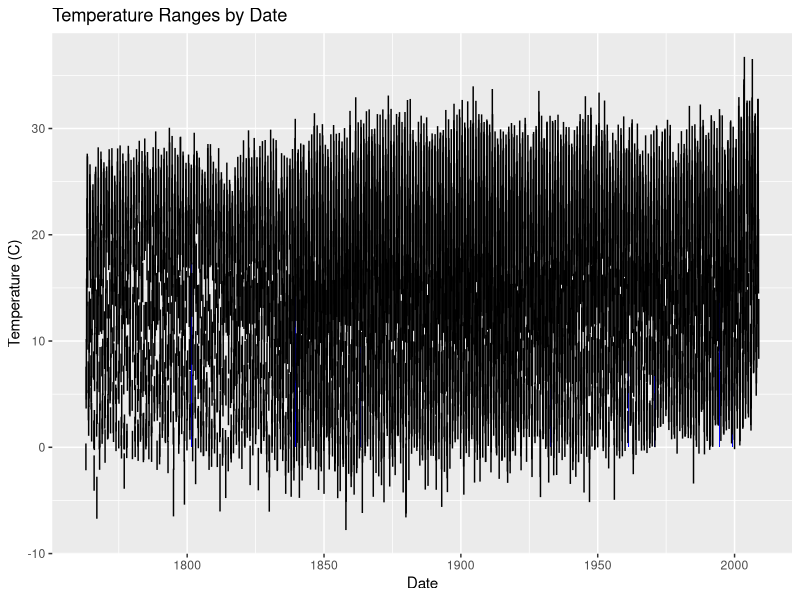
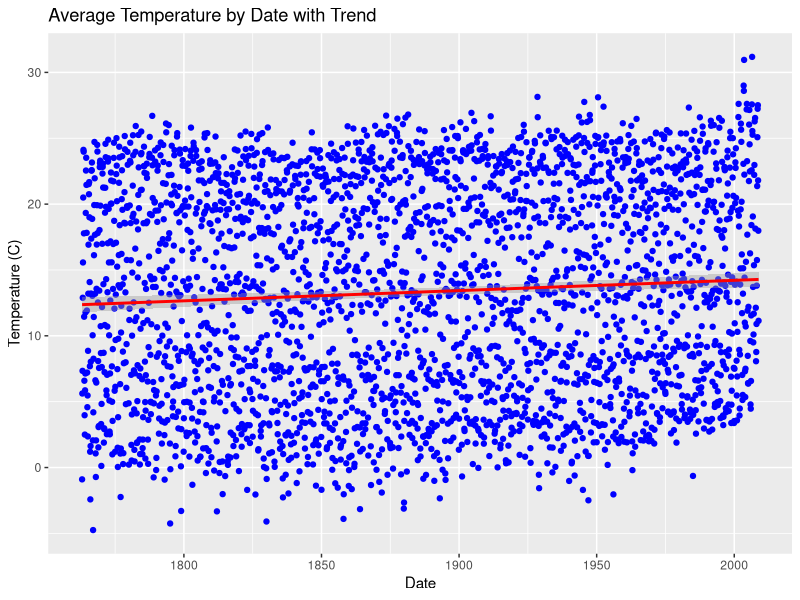
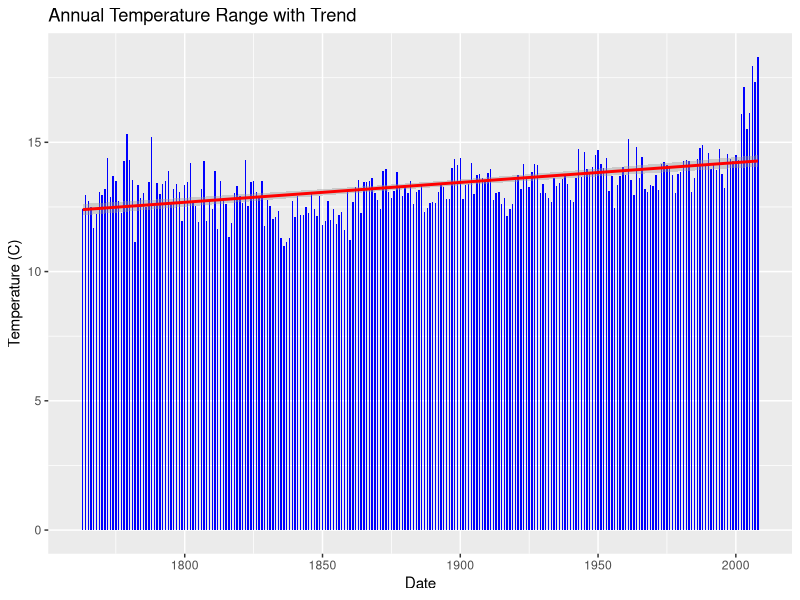
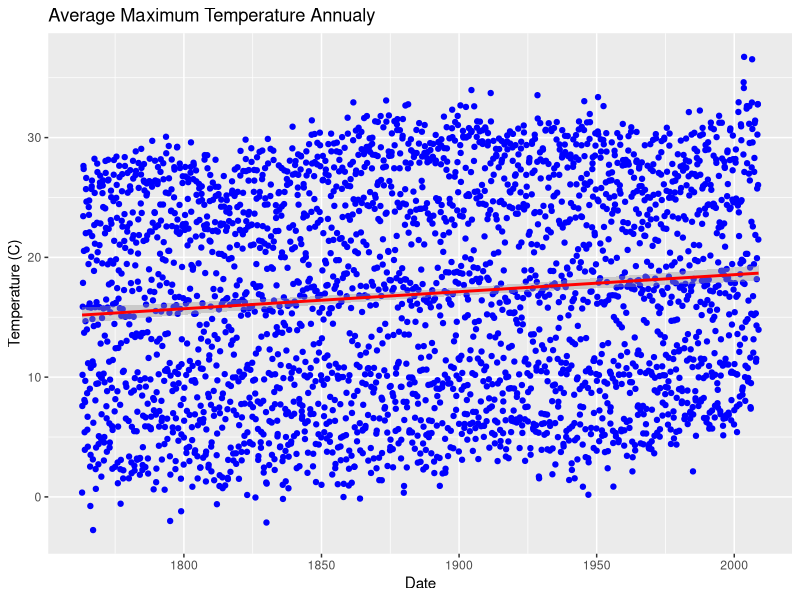
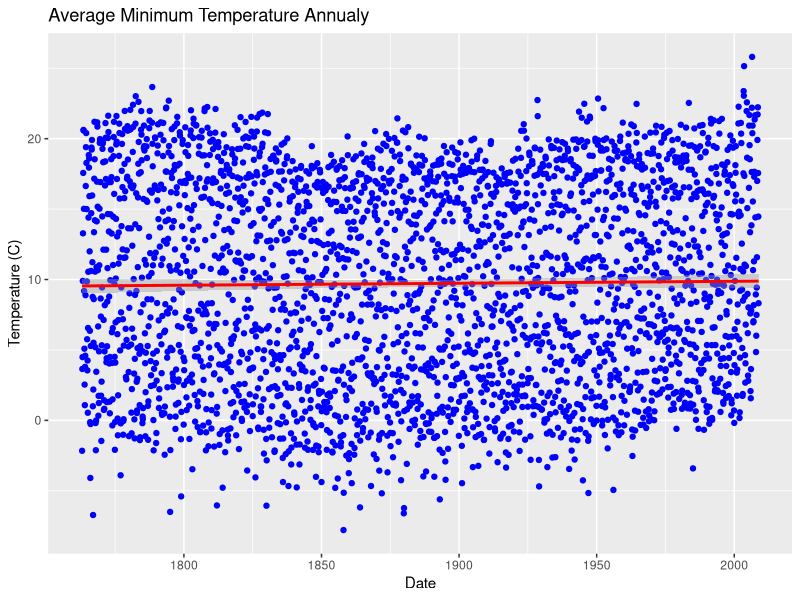
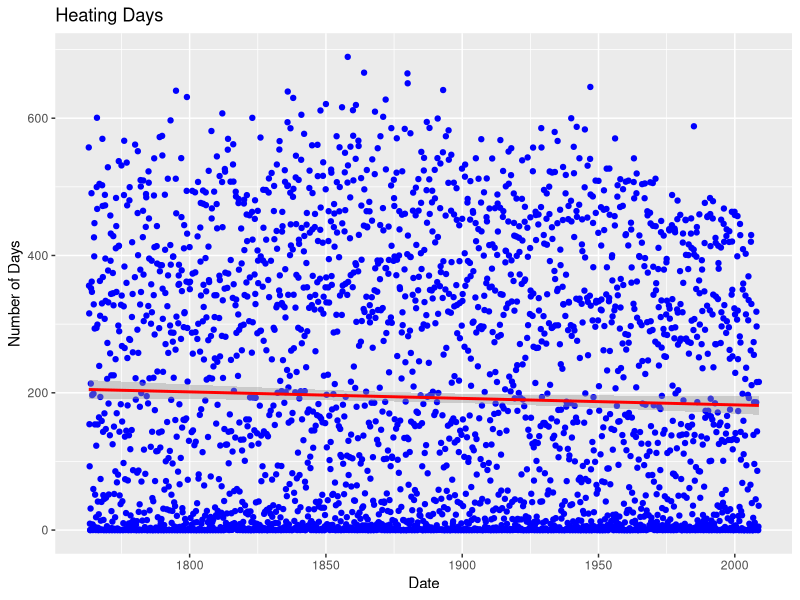
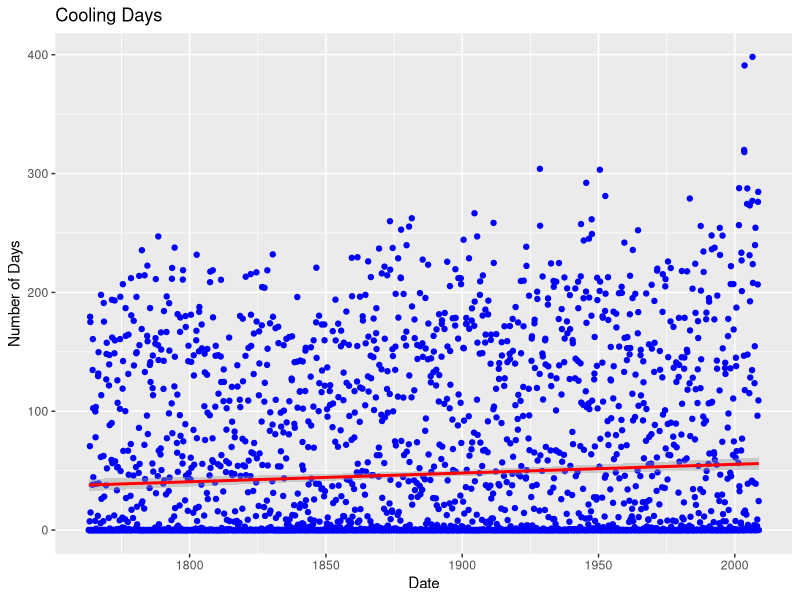
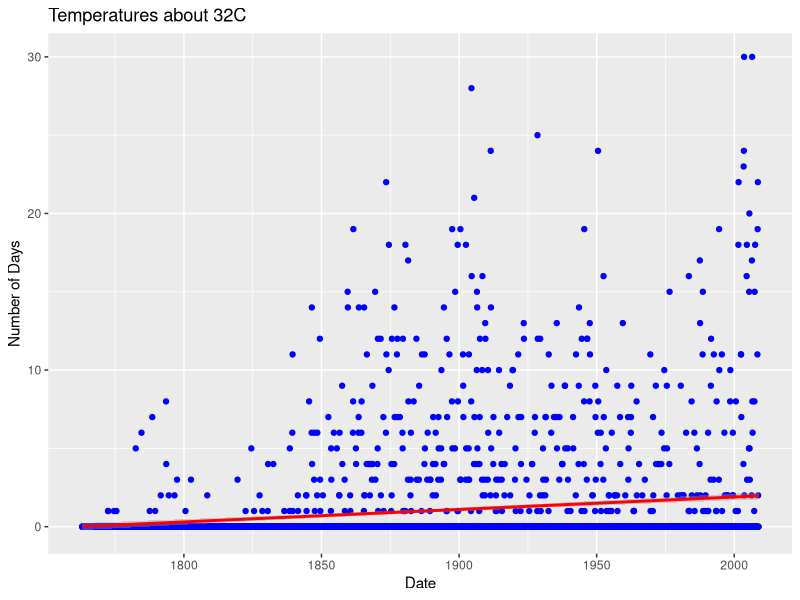

Source code (R) for these figures, in order:
## ---- chunk 1
knitr::opts_chunk$set(echo = TRUE)
## ---- chunk 2
library(tidyverse)
library(dplyr)
library(ggplot2)
## ---- chunk 3
data <- read_csv("milan.csv")
head(data)
## ---- chunk 4
min(data$DATE)
max(data$DATE)
## ---- chunk 5
colnames(data)
## ---- chunk 6
# Determining if the location value changes
print("Latitude:")
unique(data$LATITUDE)
print("Longitude:")
unique(data$LONGITUDE)

# Determine if all variables have the same time frame
print("Number of NA values per column:")
colSums(is.na(data))
## ---- chunk 7

#Grabs data and names columns to more reasonable col names. NOTE: DX and DY values are in degrees F, so changed to more accurate degrees C titles to match all other vars. 
milanClimate <- data %>%
  select(
    DATE,
    MEAN = TAVG,
    MEAN_MAX = TMAX,
    MEAN_MIN = TMIN,
    HEAT_DEG_DAYS = HTDD,
    COOL_DEG_DAYS = CLDD,
    HIGHEST_TEMP = EMXT,
    HIGHEST_DAY = EMXT_ATTRIBUTES,
    COOLEST_TEMP = EMNT,
    COOLEST_DAY = EMNT_ATTRIBUTES,
    GTE_32 = DX90,
    GTE_21 = DX70,
    GTE_00 = DX32,
    LTE_00 = DT32,
    LTE_N18 = DT00
  )

# Change the date column into a more usable format.
milanClimate$DATE <- lubridate::ym(milanClimate$DATE)

# Clean and remove unnessicary character in this attribute.
milanClimate$HIGHEST_DAY <- as.numeric(substr(gsub('\\D','',milanClimate$HIGHEST_DAY), nchar(gsub('\\D','',milanClimate$HIGHEST_DAY))-1, nchar(gsub('\\D','',milanClimate$HIGHEST_DAY))))

# Clean and remove unnessicary character in this attribute.
milanClimate$COOLEST_DAY <- as.numeric(substr(gsub('\\D','',milanClimate$COOLEST_DAY), nchar(gsub('\\D','',milanClimate$COOLEST_DAY))-1, nchar(gsub('\\D','',milanClimate$COOLEST_DAY))))

# Show cleaned data columns.
colnames(milanClimate)
## ---- chunk 8

subset_min <- milanClimate %>%
  filter(MEAN == min(MEAN, na.rm = TRUE)) %>%
  select(DATE, MEAN, MEAN_MIN, MEAN_MAX)
subset_min

subset_max <- milanClimate %>%
  filter(MEAN == max(MEAN, na.rm = TRUE)) %>%
  select(DATE, MEAN, MEAN_MIN, MEAN_MAX)
subset_max

subset_min_max <- bind_rows(subset_min, subset_max)
subset_min_max # Highest and Lowest Temperatures

ggplot(milanClimate, aes(x=DATE, y=MEAN)) +
  geom_bar(stat="identity", fill="blue", width=0.5) +
  geom_errorbar(aes(ymin = MEAN_MIN, ymax = MEAN_MAX), width = 0.2, position = position_dodge(width = 0.5)) +
  labs(x="Date", y="Temperature (C)") +
  ggtitle("Temperature Ranges by Date")

## ---- chunk 9
# Monthly averages
ggplot(milanClimate, aes(x=DATE, y=MEAN)) +
  geom_point(color='blue') +
  geom_smooth(method='lm', color='red') +
  labs(x="Date", y="Temperature (C)") +
  ggtitle("Average Temperature by Date with Trend")
## ---- chunk 10
# Extract year from the "date" column
new_data <- milanClimate %>%
  mutate(year = lubridate::year(DATE))

# Create a summary dataframe with yearly statistics
summary_df <- new_data %>%
  group_by(year) %>%
  summarise(
    MEAN = mean(MEAN, na.rm = TRUE),
    MIN = min(MEAN_MIN, na.rm = TRUE),
    MAX = max(MEAN_MAX, na.rm = TRUE)
  )
summary_df

# Print the summary dataframe
ggplot(summary_df, aes(x=year, y=MEAN)) +
  geom_bar(stat="identity", fill="blue", width=0.5) +
  geom_smooth(method='lm', color='red') +
  labs(x="Date", y="Temperature (C)") +
  ggtitle("Annual Temperature Range with Trend")
## ---- chunk 11

ggplot(milanClimate, aes(x=DATE, y=MEAN_MAX)) +
  geom_point(color='blue') +
  geom_smooth(method='lm', color='red') +
  labs(x="Date", y="Temperature (C)") +
  ggtitle("Average Maximum Temperature Annualy")

ggplot(milanClimate, aes(x=DATE, y=MEAN_MIN)) +
  geom_point(color='blue') +
  geom_smooth(method='lm', color='red') +
  labs(x="Date", y="Temperature (C)") +
  ggtitle("Average Minimum Temperature Annualy")

ggplot(milanClimate, aes(x=DATE, y=HEAT_DEG_DAYS)) +
  geom_point(color='blue') +
  geom_smooth(method='lm', color='red') +
  labs(x="Date", y="Number of Days") +
  ggtitle("Heating Days")

ggplot(milanClimate, aes(x=DATE, y=COOL_DEG_DAYS)) +
  geom_point(color='blue') +
  geom_smooth(method='lm', color='red') +
  labs(x="Date", y="Number of Days") +
  ggtitle("Cooling Days")

ggplot(milanClimate, aes(x=DATE, y=GTE_32)) +
  geom_point(color='blue') +
  geom_smooth(method='lm', color='red') +
  labs(x="Date", y="Number of Days") +
  ggtitle("Temperatures about 32C")

